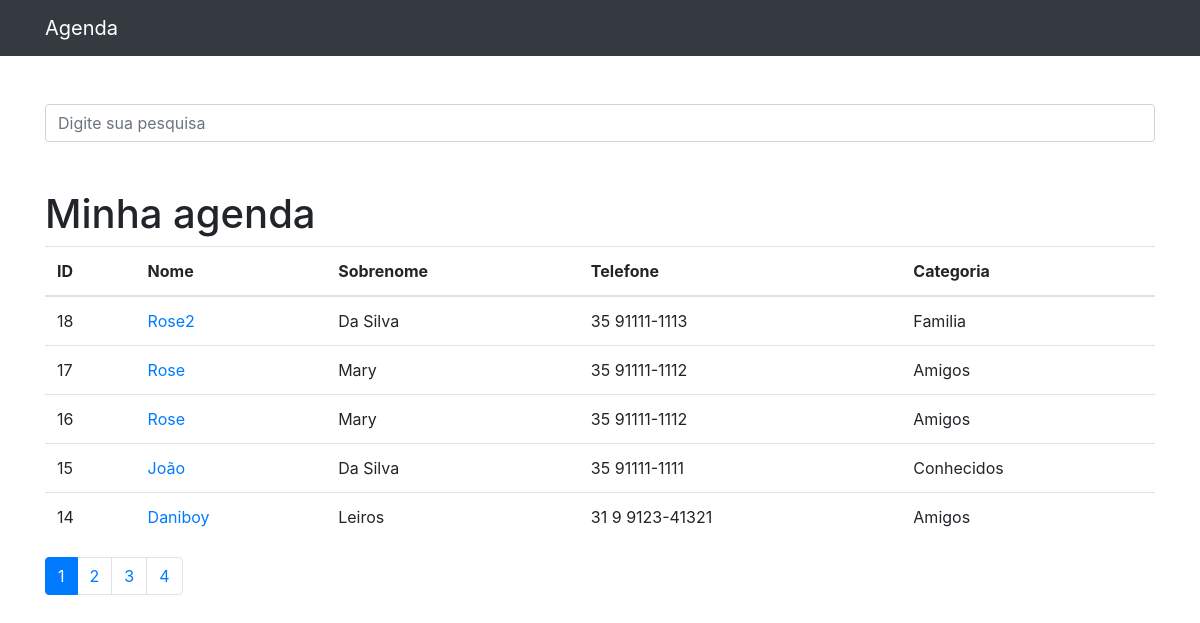
The page / on the database its author committed.
### contatos/models.py (models this page shows, shortened)
class Contato(models.Model):
    nome = models.CharField(max_length=150)
    sobrenome = models.CharField(max_length=255, blank=True)
    telefone = models.CharField(max_length=255)
    email = models.CharField(max_length=255, blank=True)
    data_criacao = models.DateTimeField(default=timezone.now)
    descricao = models.TextField(blank=True)
    categoria = models.ForeignKey(Categoria, on_delete=models.DO_NOTHING)
    mostrar = models.BooleanField(default=True)
    foto = models.ImageField(blank=True, upload_to='fotos/%Y/%m/')

class Categoria(models.Model):
    nome = models.CharField(max_length=255)
    def __str__(self):
        return self.nome

### contatos/views.py (the view)
# urls.py: path('', views.index, name='index'),
def index(request):
    contatos = Contato.objects.order_by('-id').filter(
        mostrar=True
    )
    paginator = Paginator(contatos, 5)
    page = request.GET.get('p')
    contatos = paginator.get_page(page)
    return render(request, 'contatos/index.html', {
        'contatos': contatos
    })

### contatos/templates/contatos/index.html
{%extends 'base.html' %}
{%block conteudo%}
 <h1 class="mt-5">Minha agenda</h1>
        <table class="table">
          <thead>
            <tr>
              <th>ID</th>
              <th>Nome</th>
              <th>Sobrenome</th>
              <th>Telefone</th>
              <th>Categoria</th>
            </tr>
          </thead>
          <tbody>
            {% for contato in contatos %}
              <tr>
                <td>{{contato.id}}</td>
                <td>
                  <a href="{% url 'ver_contato' contato.id %}">{{contato.nome}}</a>
                </td>
                <td>{{contato.sobrenome}}</td>
                <td>{{contato.telefone}}</td>
                <td>{{contato.categoria}}</td>
              </tr>
            {%endfor%}
          </tbody>
        </table>
<nav aria-label="Page navigation example">
  <ul class="pagination">
    {% for pagina in contatos.paginator.page_range %}
      {% if contatos.number == pagina %}
        <li class="page-item active">
          <a class="page-link" href="?p= {{pagina}}&termo={{ request.GET.termo }}">{{pagina}}</a>
        </li>
      {% else %}
        <li class="page-item">
          <a class="page-link" href="?p= {{pagina}}&termo={{ request.GET.termo }}">{{pagina}}</a>
        </li>
      {% endif %}
    {% endfor %}
  </ul>
</nav>
{%endblock%}

### templates/base.html (shortened to what this page needs)
{% load static %}
<!DOCTYPE html>
<html lang="pt">
<head>
  {%include 'parciais/_head.html'%}
</head>
<body>
  {%include 'parciais/_nav.html'%}
  <div class="container">
    <div class="row">
      <div class="col-lg-12">
        {% if 'accounts' not in request.path %}
        <br><br>
        <form method="get" action="{% url 'busca' %}">
          <div class="form-group row">
            <div class="col-12">
              <input class="form-control"
                     type="search" value="{{ request.GET.termo }}"
                     id="search-input"
                     placeholder="Digite sua pesquisa"
                     name="termo">
            </div>
          </div>
        </form>
        {% endif %}
        {%block conteudo%} {%endblock%}
      </div>
    </div>
  </div>
</body>
</html>

### templates/parciais/_head.html (shortened to what this page needs)
{% load static %}
<link href="{% static 'vendor/bootstrap/css/bootstrap.min.css'%}" rel="stylesheet">

### templates/parciais/_nav.html (shortened to what this page needs)
  <nav class="navbar navbar-expand-lg navbar-dark bg-dark static-top">
    <div class="container">
      <a class="navbar-brand" href="{% url 'index' %}">Agenda</a>
    </div>
  </nav>

### rows shown on the page
Contato: id "18", nome "Rose2", sobrenome "Da Silva", telefone "35 91111-1113", categoria "Familia"
Contato: id "17", nome "Rose", sobrenome "Mary", telefone "35 91111-1112", categoria "Amigos"
Contato: id "16", nome "Rose", sobrenome "Mary", telefone "35 91111-1112", categoria "Amigos"
Contato: id "15", nome "João", sobrenome "Da Silva", telefone "35 91111-1111", categoria "Conhecidos"
Contato: id "14", nome "Daniboy", sobrenome "Leiros", telefone "31 9 9123-41321", categoria "Amigos"

### other values the page prints
{{ pagina }} "1"
{{ pagina }} "2" "3" "4"
